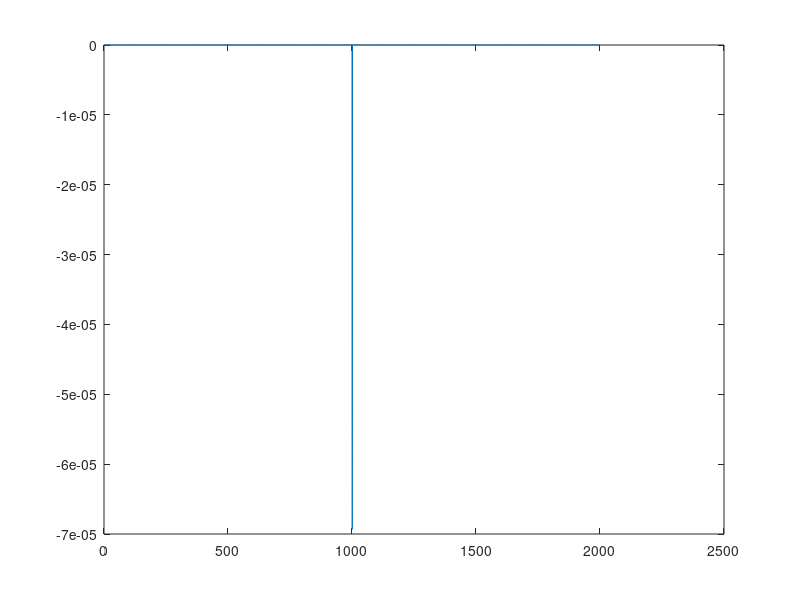

This figure's MATLAB source:
%% 3D Model

tau = .1; % Pole pitch
q = 2; % Number of magnets in pole pair
t1 = .1; % Magnet Thickness
d1 = .026; % Leviation gap
l1 = 0.4; % Length of array
w2 = 0.05; % Width of the array
Br = 1.1; % Remanence
z = 0; 
lev = -d1;


B0 = Br*(1-exp(-pi*t1/tau))*sin(pi/q)/(pi/q);
psi = @(x, y, z, x0, z0) (z-z0)./sqrt((x-x0).^2 + y.^2 + (z-z0));
By_integrand = @(x, y, z, x0) B0*y/(2*pi).*(psi(x, y, z, x0, w2/2) - ...
    psi(x, y, z, x0, -w2/2)).*exp(1i.*x0.*pi/tau)./((x-x0).^2 + y.^2);

Coeff = B0*lev/(2*pi);
i = 1;
for x = -1000:1:1000
    calc = integral(@(x0)By_integrand(x,-d1,z,x0),-l1/2,l1/2);
    By(1,i) = calc*Coeff;
    i = i + 1;
end
v = 1:1:2001;
plot(v,real(By))